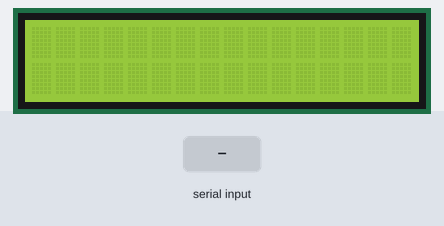
A sketch run on a simulated Arduino Uno, built with avr-gcc and run on an emulated ATmega328P. Parts: 16×2 character LCD. The inputs (shaded band) are chosen by the test bench.

Above: at 1.2 s.
1.3 s: "A" received over Serial
At 1.6 s:
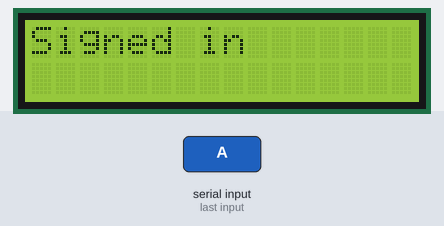
2.8 s: "B" received over Serial
At 3.9 s:
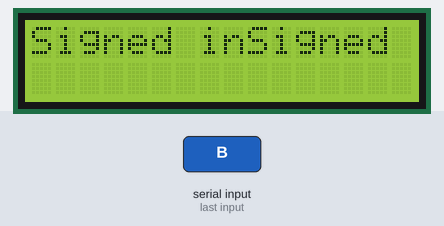
4.3 s: "E" received over Serial
At 5.1 s:
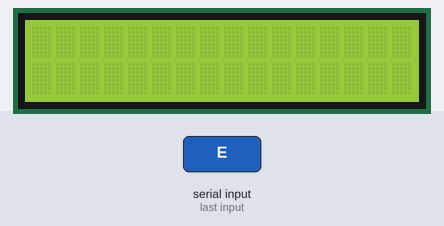
5.8 s: "C" received over Serial
At 6.2 s:
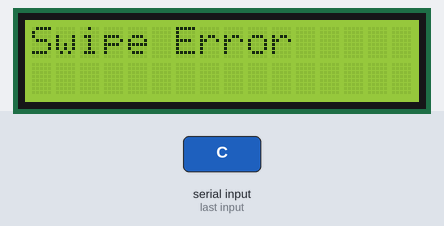
7.3 s: "D" received over Serial
At 8.6 s:
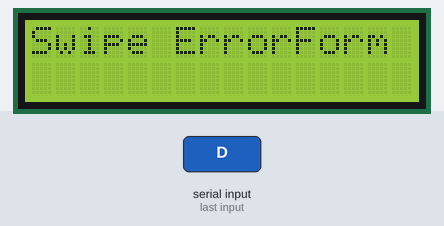
Timing chart, 0 to 9.8 s (numbered marks = the images above; inputs shaded):
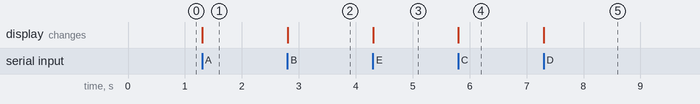

The sketch:

lcdIndicator.ino
```cpp
// Import the Liquid Crystal library
#include <LiquidCrystal.h>
//Initialise the LCD with the arduino. LiquidCrystal(rs, enable, d4, d5, d6, d7)
LiquidCrystal lcd(12, 11, 5, 4, 3, 2);
int incomingByte;

void setup() {
  // Switch on the LCD screen
  Serial.begin(9600);
  lcd.begin(16, 2);
}

void loop() {
  if (Serial.available() > 0) {
    incomingByte = Serial.read();
    if (incomingByte == 'A') {
      lcd.print("Signed in");
    }
    if (incomingByte == 'B') {
      lcd.print("Signed out");
    }
    if (incomingByte == 'C') {
      lcd.print("Swipe Error");
    }
    if (incomingByte == 'D') {
      lcd.print("Form Empty");
    }
    if (incomingByte == 'E') {
      lcd.clear();
    }
  }
}
```

Measured:
- after the input at 1.3 s, the display: changes at once (image 1)
- after the input at 2.8 s, the display: changes at once (image 2)
- after the input at 4.3 s, the display: changes at once (image 3)
- after the input at 5.8 s, the display: changes at once (image 4)
- after the input at 7.3 s, the display: changes at once (image 5)
